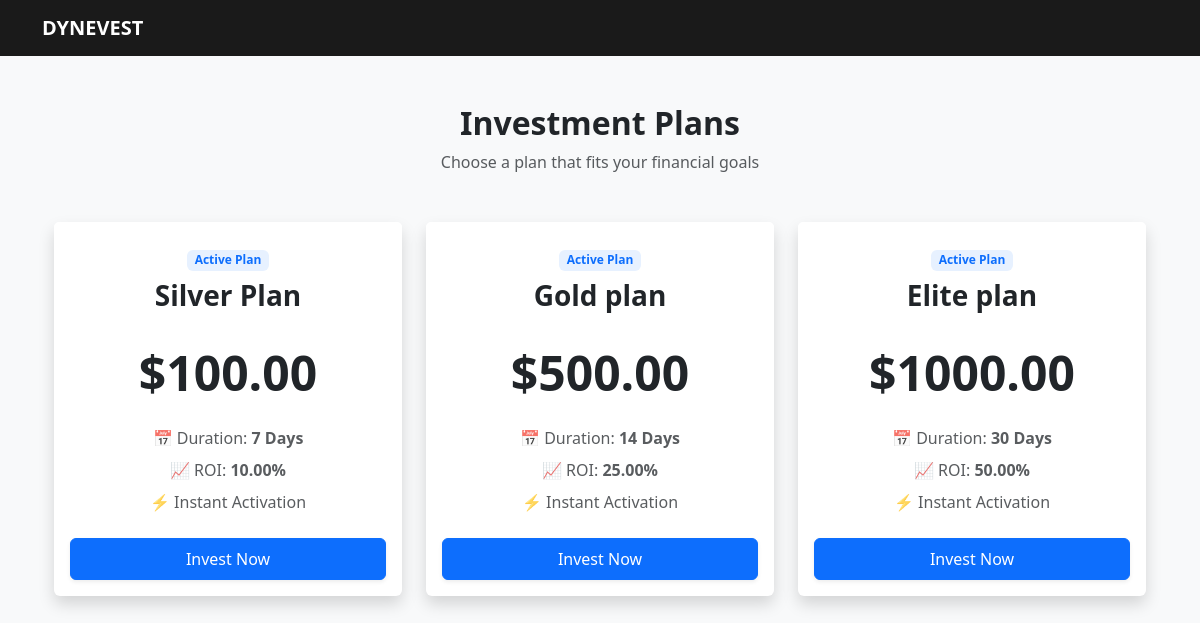
The app's page /plans/ with its own data.
### core/models.py (models this page shows, shortened)
class Plan(models.Model):
    name = models.CharField(max_length=100) # e.g., Silver, Gold, Elite
    price = models.DecimalField(max_digits=10, decimal_places=2)
    duration_days = models.IntegerField(default=7) # How long the investment lasts
    roi_percentage = models.DecimalField(max_digits=5, decimal_places=2) # Return on Investment

### core/views.py (the view)
# urls.py: path('plans/', views.investment_plans_view, name='plans'), # ADD THIS LINE
def investment_plans_view(request):
    plans = Plan.objects.all()
    return render(request, 'core/plans.html', {'plans': plans})

### core/templates/core/plans.html (shortened to what this page needs)
{% extends 'core/base.html' %}
{% block content %}
<div class="container mt-5">
    <div class="text-center mb-5">
        <h2 class="fw-bold">Investment Plans</h2>
        <p class="text-muted">Choose a plan that fits your financial goals</p>
    </div>
    <div class="row">
        {% for plan in plans %}
        <div class="col-md-4">
            <div class="card h-100 shadow border-0 transition-hover">
                <div class="card-header bg-white border-0 pt-4 text-center">
                    <span class="badge bg-soft-primary text-primary mb-2" style="background-color: #e7f1ff;">Active
                        Plan</span>
                    <h3 class="fw-bold">{{ plan.name }}</h3>
                </div>
                <div class="card-body text-center">
                    <div class="mb-4">
                        <span class="display-5 fw-bold text-dark">${{ plan.price }}</span>
                    </div>
                    <ul class="list-unstyled mb-4 text-muted">
                        <li class="mb-2">📅 Duration: <strong>{{ plan.duration_days }} Days</strong></li>
                        <li class="mb-2">📈 ROI: <strong>{{ plan.roi_percentage }}%</strong></li>
                        <li class="mb-2">⚡ Instant Activation</li>
                    </ul>
                    <a href="{% url 'buy_plan' plan.id %}" class="btn btn-primary w-100 py-2 shadow-sm">
                        Invest Now
                    </a>
                </div>
            </div>
        </div>
        {% empty %}
        <div class="col-12 text-center">
            <p class="text-muted">No investment plans available at the moment. Check back later!</p>
        </div>
        {% endfor %}
    </div>
</div>
{% endblock %}

### core/templates/core/base.html (style rules this page uses)
body { background-color: #f8f9fa; }

### core/templates/core/plans.html (style rules this page uses)
.transition-hover { transition: transform 0.3s ease, box-shadow 0.3s ease; }

### records on screen
Plan: name "Silver Plan", price "100.00", duration_days "7", roi_percentage "10.00"
Plan: name "Gold plan", price "500.00", duration_days "14", roi_percentage "25.00"
Plan: name "Elite plan", price "1000.00", duration_days "30", roi_percentage "50.00"
